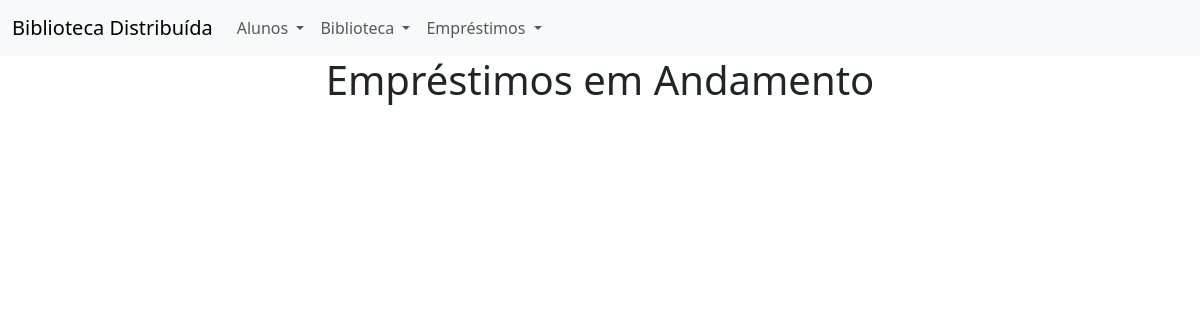
The page /solicitacoes on the database as committed earlier.
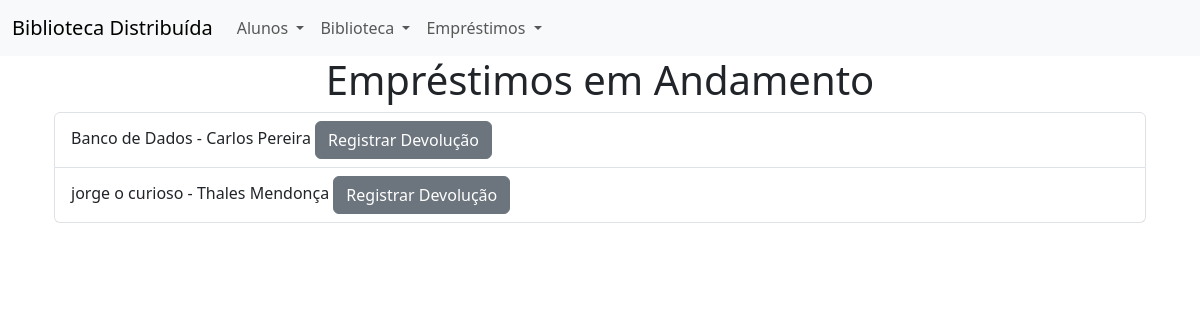
The same page on the database as committed later.
### models.py (models this page shows)
class Emprestimo(db.Model):
    id = db.Column(db.Integer, primary_key=True)
    aluno_id = db.Column(db.Integer, db.ForeignKey('aluno.id'), nullable=False)
    livro_id = db.Column(db.Integer, db.ForeignKey('livro.id'), nullable=False)
    data_inicio = db.Column(db.DateTime, nullable=False, default=datetime.utcnow)
    data_entrega = db.Column(db.DateTime)
    aluno = db.relationship('Aluno', backref=db.backref('emprestimos', lazy=True))
    livro = db.relationship('Livro', backref=db.backref('emprestimos', lazy=True))

class Livro(db.Model):
    id = db.Column(db.Integer, primary_key=True)
    titulo = db.Column(db.String(100), nullable=False)
    autor = db.Column(db.String(100), nullable=False)
    categoria = db.Column(db.String(50))
    resumo = db.Column(db.Text)
    ano_publicacao = db.Column(db.Integer)
    qt_total = db.Column(db.Integer)
    qt_emprestada = db.Column(db.Integer)

class Aluno(db.Model):
    id = db.Column(db.Integer, primary_key=True)
    nome_completo = db.Column(db.String(100), nullable=False)
    apelido = db.Column(db.String(50))
    matricula = db.Column(db.String(20), unique=True, nullable=False)
    celular = db.Column(db.String(20))
    email = db.Column(db.String(100), unique=True, nullable=False)

### views.py (the view)
@app.route('/solicitacoes')
def solicitacoes():
    return controller.solicitacoes()

### controller.py (called while the page is built)
@handle_request_with_error_handling
def solicitacoes():
    emprestimos_pendentes = Emprestimo.query.filter_by(data_entrega=None).all()
    return render_template('solicitacoes.html', emprestimos=emprestimos_pendentes, active_page='solicitacoes')

### templates/solicitacoes.html (shortened to what this page needs)
{% extends "index.html" %}
{% block content %}
<div class="container">
    <p class="h1 text-center">Empréstimos em Andamento</p>
    <ul class="list-group">
        {% for emprestimo in emprestimos %}
        <li class="list-group-item">{{ emprestimo.livro.titulo }} - {{ emprestimo.aluno.nome_completo }}
            <form action="{{ url_for('devolucao', id=emprestimo.id) }}" method="POST" style="display:inline;">
                <button class="btn btn-secondary" type="submit">Registrar Devolução</button>
            </form>
        </li>
        {% endfor %}
    </ul>
</div>
{% endblock %}

Rows that differ between the two databases and show on the page:
added Emprestimo: livro.titulo "Banco de Dados", aluno.nome_completo "Carlos Pereira"
added Emprestimo: livro.titulo "jorge o curioso", aluno.nome_completo "Thales Mendonça"
